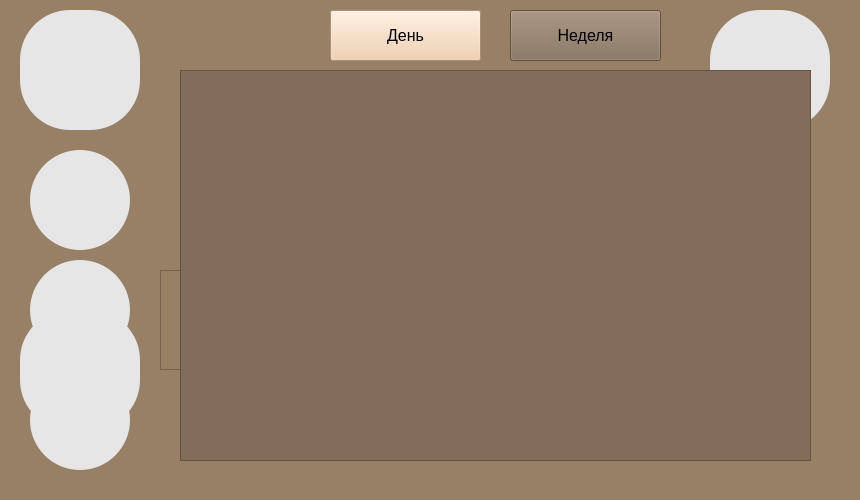
<?xml version="1.0" encoding="UTF-8"?>
<ui version="4.0">
 <class>MainWindow</class>
 <widget class="QMainWindow" name="MainWindow">
  <property name="geometry">
   <rect>
    <x>0</x>
    <y>0</y>
    <width>860</width>
    <height>500</height>
   </rect>
  </property>
  <property name="windowTitle">
   <string>MainWindow</string>
  </property>
  <property name="windowIcon">
   <iconset>
    <normaloff>icon_pomodoro.png</normaloff>icon_pomodoro.png</iconset>
  </property>
  <property name="styleSheet">
   <string notr="true">background-color: rgb(152, 128, 103);
</string>
  </property>
  <widget class="QWidget" name="centralwidget">
   <widget class="QPushButton" name="concentrathion">
    <property name="geometry">
     <rect>
      <x>20</x>
      <y>10</y>
      <width>120</width>
      <height>120</height>
     </rect>
    </property>
    <property name="styleSheet">
     <string notr="true">background-color: rgb(230, 230, 230);
border-radius: 50px;</string>
    </property>
    <property name="text">
     <string/>
    </property>
    <property name="icon">
     <iconset>
      <normaloff>icon_pomodoro.png</normaloff>icon_pomodoro.png</iconset>
    </property>
    <property name="iconSize">
     <size>
      <width>100</width>
      <height>100</height>
     </size>
    </property>
   </widget>
   <widget class="QLabel" name="tttimer">
    <property name="enabled">
     <bool>true</bool>
    </property>
    <property name="geometry">
     <rect>
      <x>280</x>
      <y>80</y>
      <width>300</width>
      <height>130</height>
     </rect>
    </property>
    <property name="font">
     <font>
      <family>MS Gothic</family>
      <pointsize>46</pointsize>
     </font>
    </property>
    <property name="text">
     <string>25:00</string>
    </property>
    <property name="alignment">
     <set>Qt::AlignCenter</set>
    </property>
   </widget>
   <widget class="QTextEdit" name="motivathion">
    <property name="enabled">
     <bool>true</bool>
    </property>
    <property name="geometry">
     <rect>
      <x>160</x>
      <y>270</y>
      <width>540</width>
      <height>100</height>
     </rect>
    </property>
    <property name="font">
     <font>
      <pointsize>12</pointsize>
     </font>
    </property>
    <property name="cursor" stdset="0">
     <cursorShape>ArrowCursor</cursorShape>
    </property>
    <property name="layoutDirection">
     <enum>Qt::LeftToRight</enum>
    </property>
    <property name="html">
     <string>&lt;!DOCTYPE HTML PUBLIC &quot;-//W3C//DTD HTML 4.0//EN&quot; &quot;http://www.w3.org/TR/REC-html40/strict.dtd&quot;&gt;
&lt;html&gt;&lt;head&gt;&lt;meta name=&quot;qrichtext&quot; content=&quot;1&quot; /&gt;&lt;style type=&quot;text/css&quot;&gt;
p, li { white-space: pre-wrap; }
&lt;/style&gt;&lt;/head&gt;&lt;body style=&quot; font-family:'MS Shell Dlg 2'; font-size:12pt; font-weight:400; font-style:normal;&quot;&gt;
&lt;p align=&quot;center&quot; style=&quot;-qt-paragraph-type:empty; margin-top:0px; margin-bottom:0px; margin-left:0px; margin-right:0px; -qt-block-indent:0; text-indent:0px;&quot;&gt;&lt;br /&gt;&lt;/p&gt;&lt;/body&gt;&lt;/html&gt;</string>
    </property>
   </widget>
   <widget class="QPushButton" name="back">
    <property name="geometry">
     <rect>
      <x>20</x>
      <y>310</y>
      <width>120</width>
      <height>120</height>
     </rect>
    </property>
    <property name="styleSheet">
     <string notr="true">background-color: rgb(230, 230, 230);
border-radius: 50px;</string>
    </property>
    <property name="text">
     <string/>
    </property>
    <property name="icon">
     <iconset>
      <normalon>back.png</normalon>
     </iconset>
    </property>
    <property name="iconSize">
     <size>
      <width>80</width>
      <height>100</height>
     </size>
    </property>
   </widget>
   <widget class="QPushButton" name="settings">
    <property name="geometry">
     <rect>
      <x>710</x>
      <y>10</y>
      <width>120</width>
      <height>120</height>
     </rect>
    </property>
    <property name="styleSheet">
     <string notr="true">background-color: rgb(230, 230, 230);
border-radius: 50px;</string>
    </property>
    <property name="text">
     <string/>
    </property>
    <property name="icon">
     <iconset>
      <normaloff>nastroiki.png</normaloff>nastroiki.png</iconset>
    </property>
    <property name="iconSize">
     <size>
      <width>80</width>
      <height>80</height>
     </size>
    </property>
   </widget>
   <widget class="QPushButton" name="day">
    <property name="geometry">
     <rect>
      <x>330</x>
      <y>10</y>
      <width>151</width>
      <height>51</height>
     </rect>
    </property>
    <property name="font">
     <font>
      <family>MS Sans Serif</family>
      <pointsize>12</pointsize>
      <weight>50</weight>
      <bold>false</bold>
     </font>
    </property>
    <property name="styleSheet">
     <string notr="true">background-color: rgb(240, 202, 163);</string>
    </property>
    <property name="text">
     <string>День</string>
    </property>
   </widget>
   <widget class="QPushButton" name="week">
    <property name="geometry">
     <rect>
      <x>510</x>
      <y>10</y>
      <width>151</width>
      <height>51</height>
     </rect>
    </property>
    <property name="font">
     <font>
      <family>MS Sans Serif</family>
      <pointsize>12</pointsize>
     </font>
    </property>
    <property name="styleSheet">
     <string notr="true">background-color: rgb(130, 109, 88);</string>
    </property>
    <property name="text">
     <string>Неделя</string>
    </property>
   </widget>
   <widget class="QScrollArea" name="daysTasks">
    <property name="geometry">
     <rect>
      <x>280</x>
      <y>70</y>
      <width>431</width>
      <height>391</height>
     </rect>
    </property>
    <property name="styleSheet">
     <string notr="true">background-color: rgb(130, 109, 88);</string>
    </property>
    <property name="widgetResizable">
     <bool>true</bool>
    </property>
    <widget class="QWidget" name="scrollAreaWidgetContents">
     <property name="geometry">
      <rect>
       <x>0</x>
       <y>0</y>
       <width>429</width>
       <height>389</height>
      </rect>
     </property>
    </widget>
   </widget>
   <widget class="QScrollArea" name="weekTasks">
    <property name="enabled">
     <bool>true</bool>
    </property>
    <property name="geometry">
     <rect>
      <x>180</x>
      <y>70</y>
      <width>631</width>
      <height>391</height>
     </rect>
    </property>
    <property name="styleSheet">
     <string notr="true">background-color: rgb(130, 109, 88);</string>
    </property>
    <property name="widgetResizable">
     <bool>true</bool>
    </property>
    <widget class="QWidget" name="scrollAreaWidgetContents_2">
     <property name="geometry">
      <rect>
       <x>0</x>
       <y>0</y>
       <width>629</width>
       <height>389</height>
      </rect>
     </property>
    </widget>
   </widget>
   <widget class="QPushButton" name="add">
    <property name="geometry">
     <rect>
      <x>30</x>
      <y>150</y>
      <width>100</width>
      <height>100</height>
     </rect>
    </property>
    <property name="styleSheet">
     <string notr="true">background-color: rgb(230, 230, 230);
border-radius: 50px;</string>
    </property>
    <property name="text">
     <string/>
    </property>
    <property name="icon">
     <iconset>
      <normaloff>plus.png</normaloff>plus.png</iconset>
    </property>
    <property name="iconSize">
     <size>
      <width>60</width>
      <height>60</height>
     </size>
    </property>
   </widget>
   <widget class="QPushButton" name="minus">
    <property name="geometry">
     <rect>
      <x>30</x>
      <y>260</y>
      <width>100</width>
      <height>100</height>
     </rect>
    </property>
    <property name="styleSheet">
     <string notr="true">background-color: rgb(230, 230, 230);
border-radius: 50px;</string>
    </property>
    <property name="text">
     <string/>
    </property>
    <property name="icon">
     <iconset>
      <normaloff>minus.png</normaloff>minus.png</iconset>
    </property>
    <property name="iconSize">
     <size>
      <width>60</width>
      <height>60</height>
     </size>
    </property>
   </widget>
   <widget class="QPushButton" name="change">
    <property name="geometry">
     <rect>
      <x>30</x>
      <y>370</y>
      <width>100</width>
      <height>100</height>
     </rect>
    </property>
    <property name="styleSheet">
     <string notr="true">background-color: rgb(230, 230, 230);
border-radius: 50px;</string>
    </property>
    <property name="text">
     <string/>
    </property>
    <property name="icon">
     <iconset>
      <normaloff>change.png</normaloff>change.png</iconset>
    </property>
    <property name="iconSize">
     <size>
      <width>60</width>
      <height>60</height>
     </size>
    </property>
   </widget>
  </widget>
  <widget class="QMenuBar" name="menubar">
   <property name="geometry">
    <rect>
     <x>0</x>
     <y>0</y>
     <width>860</width>
     <height>26</height>
    </rect>
   </property>
  </widget>
  <widget class="QStatusBar" name="statusbar"/>
 </widget>
 <resources/>
 <connections/>
</ui>
